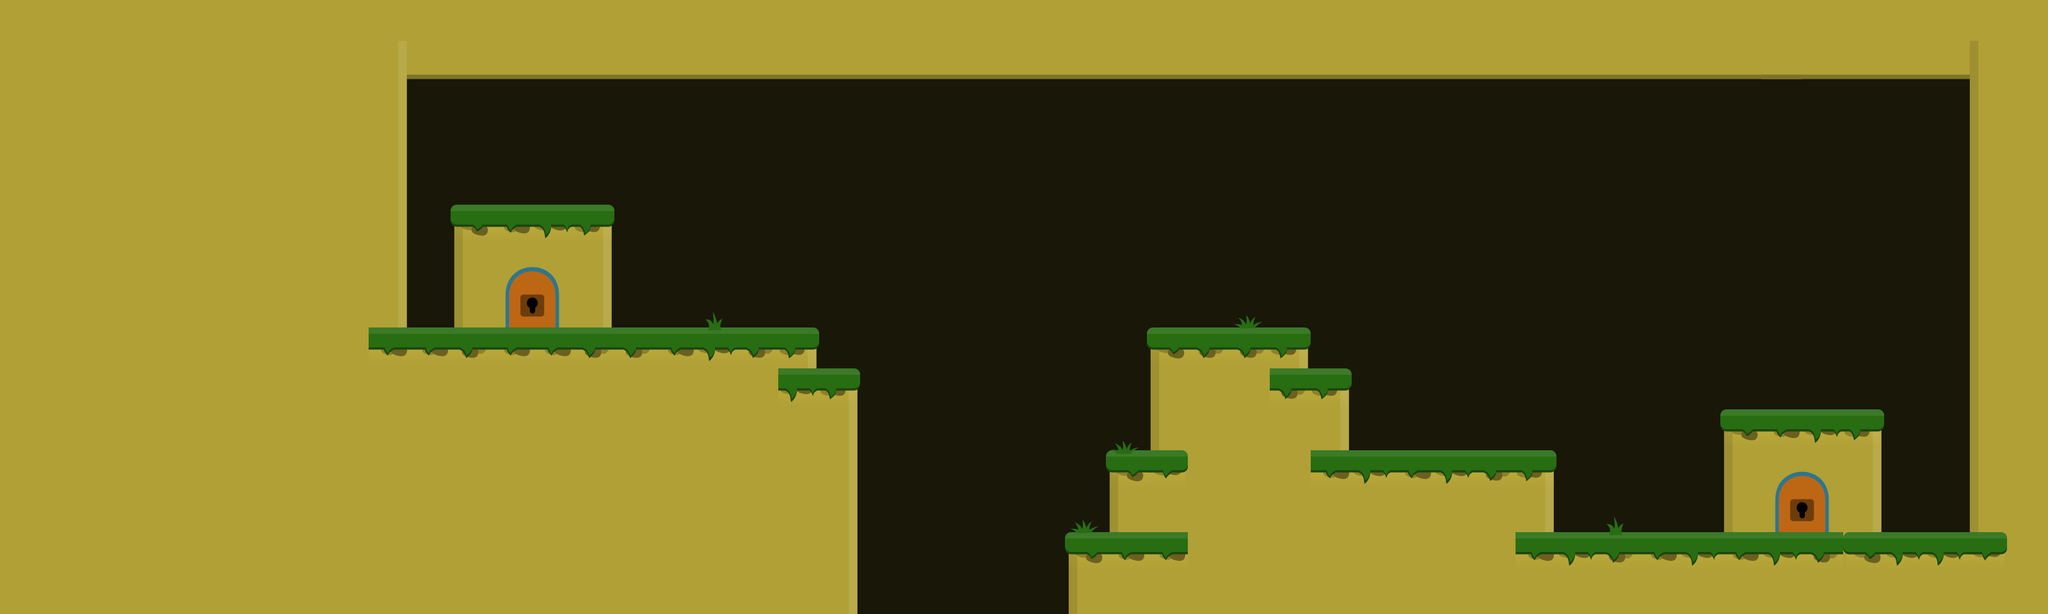

Rendered tile map (Tiled .tmx) drawn with the repository's tilesets; below, a short description and the map source with its tile grids summarised:
An orthogonal 50x15 tile map with 64x64 px tiles, 4 tile layers (Tile Layer 4, Tile Layer 2, Tile Layer 1, Tile Layer 3) and 26 objects (9x coin, door_in, enemy1, door_out).

<map version="1.0" orientation="orthogonal" renderorder="right-down" width="50" height="15" tilewidth="64" tileheight="64">
 <tileset firstgid="1" name="tiled1" tilewidth="64" tileheight="64">
  <image source="tiled1.png" width="1024" height="1024" />
 </tileset>
 <layer name="Tile Layer 4" width="50" height="15">
  <data>[750 cells, 668 non-empty, 1 distinct tile ids]</data>
 </layer>
 <layer name="Tile Layer 2" width="50" height="15">
  <data>[750 cells, 10 non-empty, 4 distinct tile ids]</data>
 </layer>
 <layer name="Tile Layer 1" width="50" height="15">
  <data>[750 cells, 436 non-empty, 13 distinct tile ids]</data>
 </layer>
 <layer name="Tile Layer 3" width="50" height="15">
  <data>[750 cells, 18 non-empty, 10 distinct tile ids]</data>
 </layer>
 <objectgroup name="bricks" />
 <objectgroup name="Object Layer 1">
  <object name="door_in" x="810" y="447" width="42.6667" height="62.6667" />
  <object name="enemy1" x="2304" y="640" width="64" height="64" />
  <object name="coin" x="2880" y="384" width="64" height="64" />
  <object x="0" y="0" width="192" height="960" />
  <object x="192" y="0" width="3072" height="128" />
  <object x="192" y="128" width="448" height="832" />
  <object x="704" y="320" width="256" height="64" />
  <object x="640" y="512" width="640" height="448" />
  <object x="1216" y="576" width="128" height="384" />
  <object x="2688" y="640" width="256" height="64" />
  <object x="1792" y="512" width="256" height="448" />
  <object x="1728" y="704" width="128" height="256" />
  <object x="1664" y="832" width="64" height="128" />
  <object x="1984" y="704" width="448" height="256" />
  <object x="1984" y="576" width="128" height="128" />
  <object x="2368" y="832" width="768" height="128" />
  <object x="3072" y="128" width="192" height="832" />
  <object name="door_out" x="2798" y="769" width="42.6667" height="62.6667" />
  <object name="coin" x="2688" y="384" width="64" height="64" />
  <object name="coin" x="1600" y="640" width="64" height="64" />
  <object name="coin" x="1664" y="384" width="64" height="64" />
  <object name="coin" x="1856" y="256" width="64" height="64" />
  <object name="coin" x="2176" y="256" width="64" height="64" />
  <object name="coin" x="2176" y="448" width="64" height="64" />
  <object name="coin" x="704" y="192" width="64" height="64" />
  <object name="coin" x="896" y="192" width="64" height="64" />
 </objectgroup>
</map>
